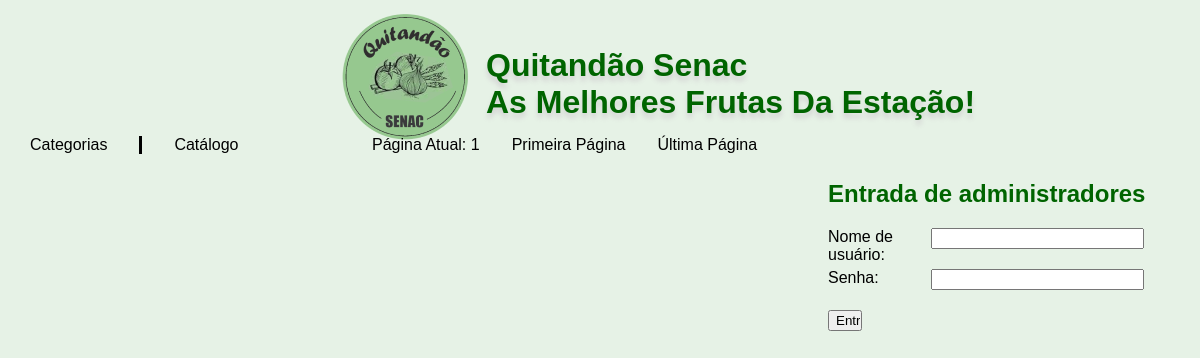
Before: /segunda_pag.php?id_cat=3 with the older database file.
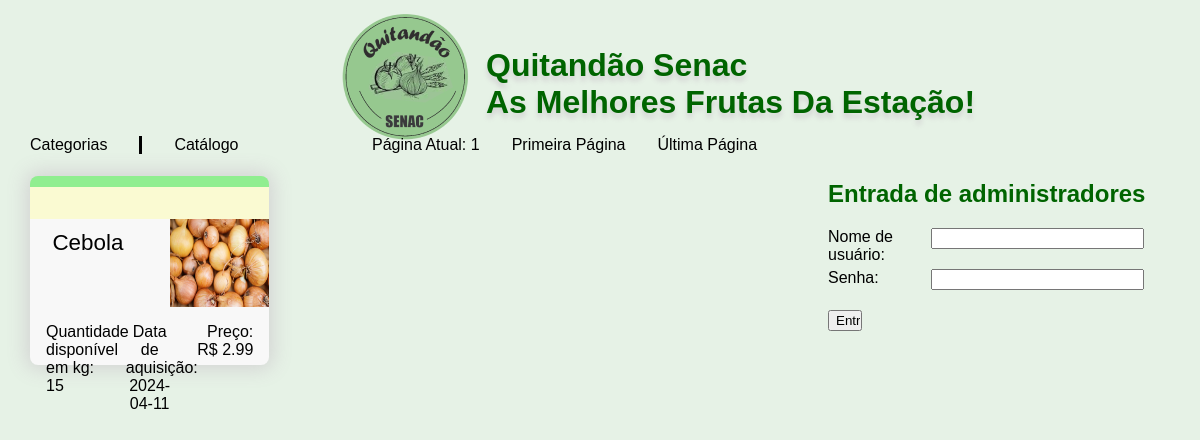
After: the same page with the newer database file.
### tables this page shows
CREATE TABLE `produtos` (
  `id_produto` int NOT NULL AUTO_INCREMENT,
  `nome_produto` varchar(255) NOT NULL,
  `foto_produto` varchar(255) NOT NULL DEFAULT 'Sem Foto',
  `estado` varchar(100) NOT NULL DEFAULT 'Bom',
  `quantidade` int NOT NULL,
  `preco` float(4,2) NOT NULL,
  `data_adicao` date NOT NULL,
  `id_categoria` int NOT NULL,
  PRIMARY KEY (`id_produto`),
  KEY `fk_produto_categoria` (`id_categoria`),
  CONSTRAINT `fk_produto_categoria` FOREIGN KEY (`id_categoria`) REFERENCES `categorias` (`id_categoria`)
);

### segunda_pag.php (the view, shortened to what this page needs)
<?php
    include "conexao.php";
    if ( isset($_GET['id_cat']) ) {
        $id_cat = $_GET['id_cat'];
        $inicio = 0;
        $produtosPorPagina = 9;
        $todosProdutos = mysqli_query($conexao, "SELECT * FROM produtos INNER JOIN categorias WHERE produtos.id_categoria = categorias.id_categoria AND produtos.id_categoria = $id_cat");
        $numeroProdutos = mysqli_num_rows($todosProdutos);
        $paginas = ceil($numeroProdutos / $produtosPorPagina);
        if ( isset($_GET['nr_pag']) ) {
            $pagina_atual = $_GET['nr_pag'] - 1;
            $inicio = $pagina_atual * $produtosPorPagina;
        }
        else {
            $pagina_atual = 0;
        }
    }
    else {
    }
?>
<!DOCTYPE html>
<html lang="pt-br">
<head>
    <link rel="stylesheet" href="estilo.css">
</head>
<body>
    <header>
        <a href="index.php"><img src="Layout/logoquitanda-01 1.png" alt="Logotipo Quitandão"></a>
        <h1>
            Quitandão Senac<br>
            As Melhores Frutas Da Estação!
        </h1>
    </header>
    <nav>
        <div class="categoria catalogo">
            <a class="categoria" href="#" onclick="aparecerMain('categorias'), aparecerSumir('cadastroCat')">Categorias</a>
            <a class="catalogo" href="#" onclick="aparecerMain('catalogo'), aparecerSumir('cadastro')">Catálogo</a>
        </div>
        <div class="paginas" >
            <a class="paginas">Página Atual: <?= $pagina_atual + 1?></a>
            <a href="<?php echo $_SERVER['PHP_SELF']; ?>?nr_pag=1&id_cat=<?= $id_cat ?>" class="paginas">Primeira Página</a>
            <a href="<?php echo $_SERVER['PHP_SELF']; ?>?id_cat=<?= $id_cat ?>&nr_pag=<?= $paginas ?>" class="paginas">Última Página</a>
        </div>
        <div class="cadastro">
        </div>
    </nav>
    <main id="catalogo">
    <?php
        $produtos = mysqli_query($conexao, "SELECT * FROM produtos INNER JOIN categorias WHERE produtos.id_categoria = categorias.id_categoria AND produtos.id_categoria = $id_cat LIMIT $inicio, $produtosPorPagina");
        $quantBloco = 0;
        $numBloco = 0;
        while ( $produto = mysqli_fetch_assoc($produtos) ) {
            $quantBloco++;
            $numBloco++; if ( $quantBloco>9 ) {
                break;
            }
            if ( $produto['nome_categoria'] === "Frutas" ) {
                $corCat = "cor-frutas";
            }
            else if ( $produto['nome_categoria'] === "Verduras" ) {
                $corCat = "cor-verduras";
            }
            else if ( $produto['nome_categoria'] === "Legumes" ) {
                $corCat = "cor-legumes";
            }
            if ( $produto['estado'] == "Ótimo" ) {
                $estadoP = "estado-otimo";
            }
            else if ( $produto['estado'] == "Bom" ) {
                $estadoP = "estado-bom";
            }
            else if ( $produto['estado'] == "Ruim" ) {
                $estadoP = "estado-ruim";
            }
            ?>
        <div class="f<?= $numBloco." ".$corCat ?> visualizavel">
                <div class="<?= $estadoP ?>"></div>
                <p class="produto">
                    <?= $produto['nome_produto']; ?>
                </p>
                <?php if ( $produto['foto_produto'] !== "Sem Foto" ) { ?>
                    <p class="foto">
                        <img src="<?= $produto['foto_produto']?>">
                    </p>
                <?php }
                    else { ?>
                    <p class="foto sem_foto">
                        Sem foto do produto.
                    </p>
                <?php } ?>
                <p class="quant">Quantidade disponível em kg:
                    <?= $produto['quantidade']; ?>
                </p>
                <p class="preco">Preço:
                    <br>R$ <?= $produto['preco']; ?>
                </p>
                <p class="data">Data de aquisição:
                    <br><?= $produto['data_adicao']; ?>
                </p>
            </div>
        <?php }
         ?>
    </main>
    <aside id="formularios">
    <?php
            if ( $_SESSION ) {
        ?>
        <form action="salvar_produto.php" id="cadastro" method="post" enctype="multipart/form-data">
            <h2>Cadastre um produto</h2>
            <p>
                <label for="nome">Nome:</label>
                <input type="text" name="nome" id="nome">
            </p>
            <p>
                <label for="quantidade">Quantidade em kg:</label>
                <input type="number" name="quantidade" id="quantidade">
            </p>
            <p>
                <label for="estado">Estado:</label>
                <select name="estado" id="estado">
                    <option value="">Selecione</option>
                    <option value="Ótimo">Ótimo</option>
                    <option value="Bom">Bom</option>
                    <option value="Ruim">Ruim</option>
                </select>
            </p>
            <p>
                <label for="data">Data de aquisição:</label>
                <input type="date" name="data" id="data">
            </p>
            <p>
                <label for="categoria">Categoria:</label>
                <select name="categoria" id="categoria">
                    <option value="">Selecione</option>
                    <?php
                        $categorias = mysqli_query($conexao, "SELECT * FROM categorias");
                        while ($cat = mysqli_fetch_assoc($categorias)) {
                            echo "<option value=" . $cat["id_categoria"] . ">" . $cat["nome_categoria"] . "</option>";
                        }
                    ?>
                </select>
            </p>
            <p>
                <label for="foto">Foto do produto:</label>
                <input type="file" name="foto" id="foto">
            </p>
            <p>
                <label>Preço:</label>
                <input type="number" name="preco" step="0.01">
            </p>
            <p>
                <button type="submit" id="botao_cadastrar">Salvar</button>
            </p>
        </form>
        <?php
            }
            else { ?>
            <form action="login.php" method="post" id="login">
                <h2>Entrada de administradores</h2>
                <label for="nome_us">Nome de usuário:</label>
                <input type="text" name="nome_us" id="nome_us">
                <label for="senha_us">Senha:</label>
                <input type="password" name="senha_us" id="senha_us">
                <input type="submit" value="Entrar" name="entrar" id="botao_entrar">
            </form>
        <?php }
        ?>
    </aside>
</body>
</html>

### estilo.css (style rules this page uses)
body { width: 95%; margin: auto; display: grid; grid-template-columns: 7fr 3fr; grid-template-rows: 15vh 5vh 80vh; grid-template-areas: "h h" "n n" "m form"; background-color: #e6f2e6; font-family: Arial, Helvetica, sans-serif; }
header { grid-area: h; margin-top: 0.5em; display: grid; grid-template-columns: 4fr 6fr; grid-template-areas: "lo ti"; }
header a { grid-area: lo; text-align: right; }
header img { padding-right: 0.5em; }
header h1 { grid-area: ti; display: flex; align-items: center; color: darkgreen; text-shadow: lightgray 0 5px 5px; }
nav { grid-area: n; display: grid; grid-template-columns: 3fr 4fr 3fr; grid-template-areas: "p1 pa p2"; }
nav a { margin-top: 1em; margin-bottom: 1em; color: black; text-decoration: none; display: block; }
nav div.categoria { grid-area: p1; }
nav div.paginas { grid-area: pa; }
nav a.categoria, nav a.catalogo, nav a.cadastro, nav a.sessao { float:left; }
nav a.paginas { float: left; padding-right: 2em; }
nav a.categoria { border-right: solid medium black; padding-right: 2em; }
nav a.catalogo { padding-left: 2em; }
nav div.cadastro { grid-area: p2; }
main { margin-right: 2em; grid-area: m; display: grid; grid-template-rows: 26.66vh 26.66vh 26.66vh; grid-template-columns: 3.33fr 3.33fr 3.33fr; grid-template-areas: "f1 f2 f3" "f4 f5 f6" "f7 f8 f9"; }
main div { background-color: #f8f8f8; display: grid; margin-right: 3em; }
main div.visualizavel { grid-template-rows: 4vh 11vh 7.5vh; grid-template-columns: 1fr 1fr 1fr 0.5fr 0.5fr 1fr 1fr; grid-template-areas: "es es es es es es es" "no no no no fo fo fo" "qu qu da da da pr pr"; }
main div.f1 { grid-area: f1; margin: 1em 1em 0.5em 0; border-radius: 0.5em; box-shadow: lightgray 0px 0px 20px 4px; }
.cor-legumes { border-top: solid 0.7em lightgreen; }
main div.estado-otimo, main div.estado-bom, main div.estado-ruim { margin-right: revert; }
main div.estado-bom { grid-area: es; background-color: lightgoldenrodyellow; }
main div p { margin-left: 1em; margin-right: 1em; }
main div p.produto { grid-area: no; font-size: 1.4em; margin-top: 0.5em; }
main div p.quant { grid-area: qu; margin-right: 0; }
main div p.data { grid-area: da; text-align: center; }
main div p.preco { grid-area: pr; text-align: right; margin-left: 0; }
main div p.foto { grid-area: fo; margin: 0; }
main div p.foto img { width: 100%; height: 100%; }
aside#formularios { grid-area: form; }
form label { display: block; float: left; width: 30%; }
form input { display: block; width: 60%; }
form#login input { margin-bottom: 1.5em; }
form#login input[type="submit"] { width: 10%; }
form h2 { color: darkgreen; }

Changed rows visible on the page:
added produtos: nome_produto "Cebola", foto_produto (picture), quantidade "15", preco "2.99", data_adicao "2024-04-11"
